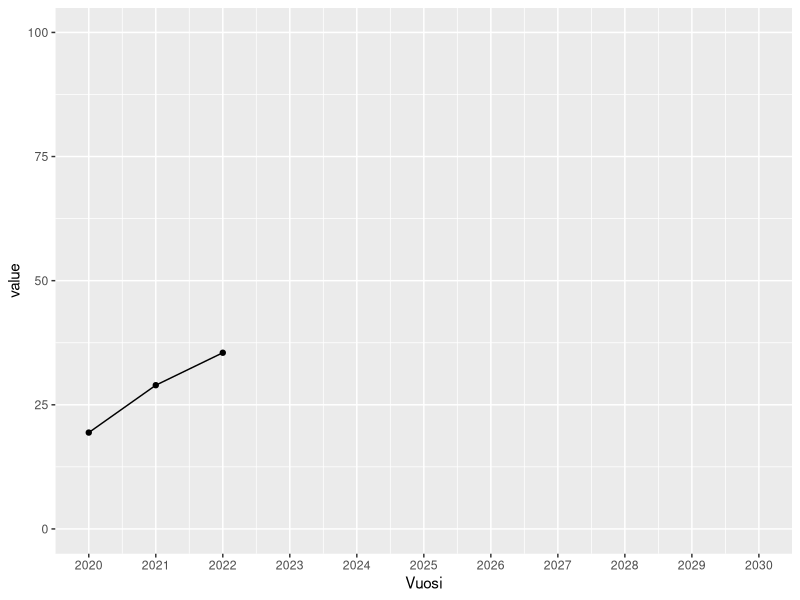
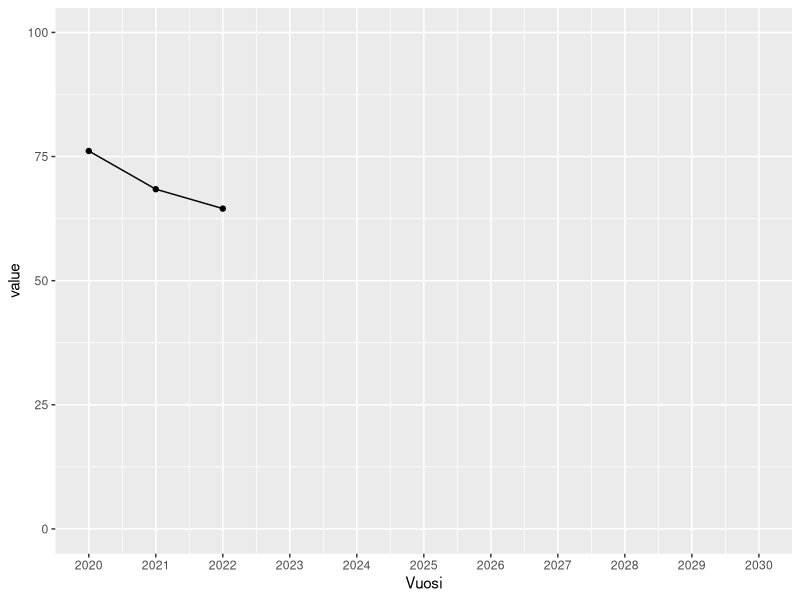
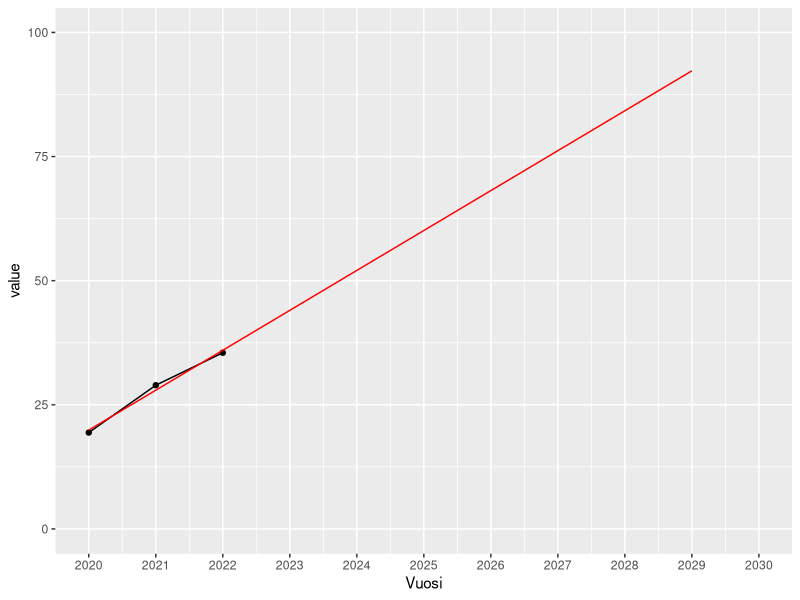
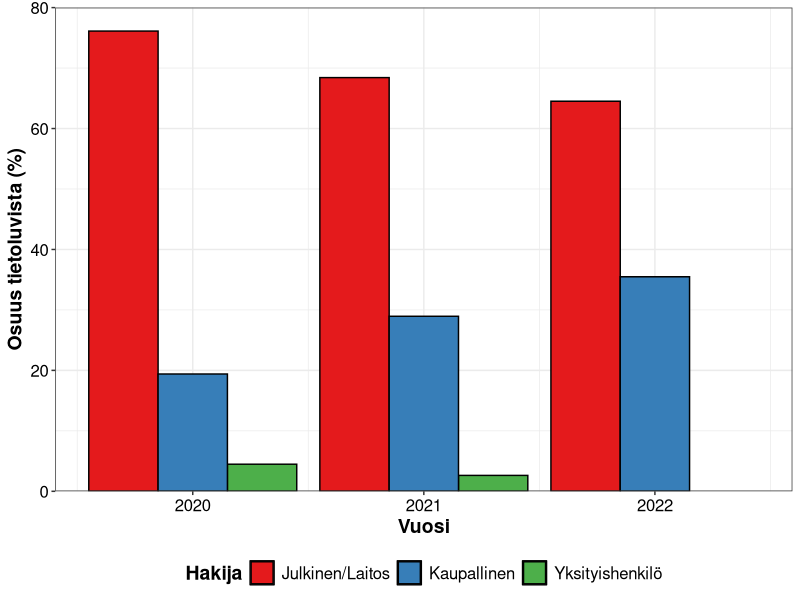
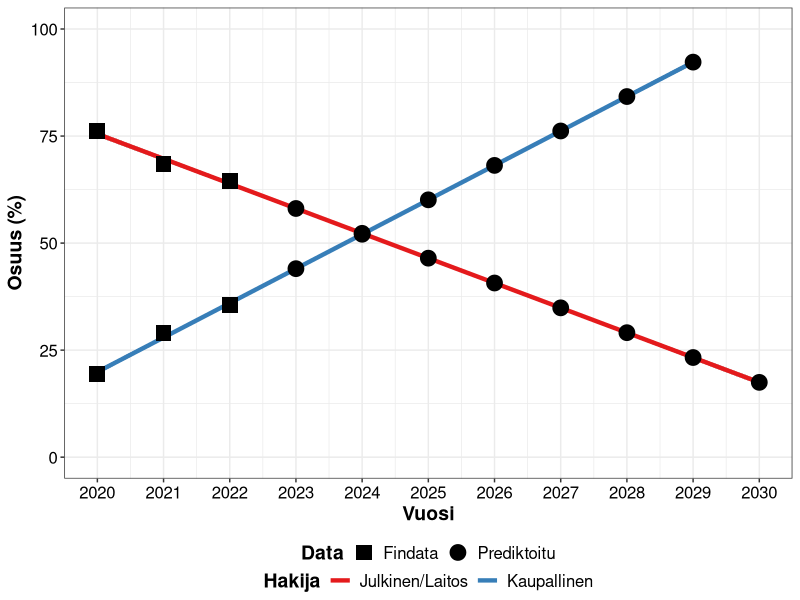
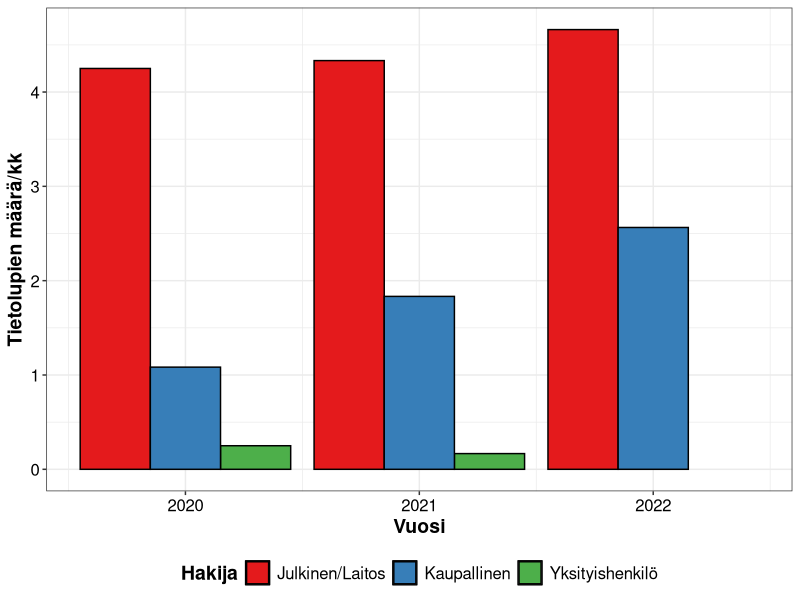

Write R code to recreate these figures, in order.
# Title: Classify the affiliation of Findata applicants
# Date: 08/2022
# Author: Oscar Brück


# Load libraries
library(tidyverse)
library(readxl)
library(reshape2)



# Read data
setwd("/Users/oscarbruck/OneDrive - University of Helsinki/Tutkimus/Projekteja/Findata/")
## Data has been manually calculated from https://findata.fi/luvat/myonnetyt-luvat/
df <- readxl::read_xlsx("./data/findata_tietoluvat.xlsx")


# Modify data
## Wide to long
df1 <- melt(df, id.vars = c("Vuosi", "Kuukausia", "Tietoluvat"))
df1 <- df1 %>% 
  dplyr::mutate(
    ## Proportion per month
                value_mo = ifelse(value == 0, 0, value/Kuukausia),
                ## Proportion per Tietoluvat
                value = ifelse(value == 0, 0, value*100/Tietoluvat),
                ## Source
                variable = factor(variable, levels=c("Julkinen/Laitos", "Kaupallinen", "Yksityishenkilö"))) %>%
  dplyr::rename(Hakija = variable)


#########################################################################################################################################################
######################################### HAKIJA/TIETOLUVAT #############################################################################################
#########################################################################################################################################################


# Plot
png("./results/findata_tietoluvat1.png", width = 6, height = 5, res = 300, units = "in")
ggplot() +
  geom_bar(data = df1, aes(x = Vuosi, y = value, fill = Hakija), stat = "identity", color="black", position=position_dodge()) +
  # geom_bar(data = df1, aes(x = Vuosi, y = value, fill = Hakija), stat = "identity", color="black", position="fill") +
  labs(y="Osuus tietoluvista (%)") +
  scale_y_continuous(limits = c(0,80), expand = c(0, 0)) +
  scale_fill_brewer(palette="Set1") +
  theme_bw() +
  theme(axis.text.x = element_text(size=12, colour = "black"),
        axis.text.y = element_text(size=12, colour = "black"),
        axis.title.y = element_text(size=14, face="bold", colour = "black"),
        axis.title.x = element_text(size=14, face="bold", colour = "black"),
        legend.title = element_text(size=14, face="bold", colour = "black"),
        legend.text = element_text(size=12, colour = "black"),
        legend.key = element_rect(color="black"),
        legend.position = "bottom")
dev.off()



#########################################################################################################################################################
############################################ HAKIJA %/VUOSI LINEAARINEN REGRESSIO  ######################################################################
#########################################################################################################################################################


# Fit a linear regression
df1_oy <- df1 %>%
  dplyr::filter(Hakija == "Kaupallinen")
df1_oy$pred1 <- predict(lm(value ~ Vuosi, data=df1_oy))
df1_js <- df1 %>%
  dplyr::filter(Hakija == "Julkinen/Laitos")
df1_js$pred1 <- predict(lm(value ~ Vuosi, data=df1_js))


# Plot
## Kaupallinen
p_oy <- ggplot(df1_oy, aes(x = Vuosi, y=value)) +
  geom_line() +
  geom_point() +
  scale_x_continuous(limits = c(2020,2030), breaks = c(2020:2030)) +
  scale_y_continuous(limits = c(0,100))
print(p_oy)
## Julkinen/Laitos
p_js <- ggplot(df1_js, aes(x = Vuosi, y=value)) +
  geom_line() +
  geom_point() +
  scale_x_continuous(limits = c(2020,2030), breaks = c(2020:2030)) +
  scale_y_continuous(limits = c(0,100))
print(p_js)



# Extrapolate
## Kaupallinen
pred_oy <- data.frame(Vuosi=2020:2030, Hakija="Kaupallinen")
pred_oy$value <- predict(lm(value ~ Vuosi, data=df1_oy), newdata=pred_oy)
p_oy + geom_line(color="red", data=pred_oy)

## Julkinen/Laitos
pred_js <- data.frame(Vuosi=2020:2030, Hakija="Julkinen/Laitos")
pred_js$value <- predict(lm(value ~ Vuosi, data=df1_js), newdata=pred_js)




# Combine
pred <- rbind(pred_js, pred_oy)
# Replace predicted values (years 2020-2022) by the true values
pred1 <- pred %>%
  dplyr::filter(Vuosi > 2022) %>%
  dplyr::mutate(Data="Prediktoitu") %>%
  dplyr::full_join(df1 %>% dplyr::select(Vuosi, Hakija, value) %>% dplyr::filter(Hakija %in% c("Julkinen/Laitos", "Kaupallinen")) %>% dplyr::mutate(Data="Findata"))


# Plot
png("./results/findata_tietoluvat2.png", width = 6, height = 5, res = 300, units = "in")
ggplot(pred1, aes(x = Vuosi, y=value)) +
  geom_smooth(method = "lm", size = 1.5, aes(color=Hakija)) +
  geom_point(size = 5, aes(shape = Data)) +
  labs(y="Osuus (%)") +
  scale_x_continuous(limits = c(2020, 2030), breaks = c(2020:2030)) +
  scale_y_continuous(limits = c(0, 100)) +
  scale_color_brewer(palette="Set1") +
  scale_shape_manual(values = c(15, 19)) +
  theme_bw() +
  theme(axis.text.x = element_text(size=12, colour = "black"),
        axis.text.y = element_text(size=12, colour = "black"),
        axis.title.y = element_text(size=14, face="bold", colour = "black"),
        axis.title.x = element_text(size=14, face="bold", colour = "black"),
        legend.title = element_text(size=14, face="bold", colour = "black"),
        legend.text = element_text(size=12, colour = "black"),
        legend.box = "vertical",
        legend.position = "bottom",
        legend.margin = margin(),
        legend.spacing.y = unit(0.1, "cm")) +
  guides(color=guide_legend(override.aes=list(fill=NA)))
dev.off()



#########################################################################################################################################################
############################################ HAKIJA %/VUOSI BARPLOT #####################################################################################
#########################################################################################################################################################



# Plot
png("./results/findata_tietoluvat3.png", width = 6, height = 5, res = 300, units = "in")
ggplot() +
  geom_bar(data = df1, aes(x = Vuosi, y = value_mo, fill = Hakija), stat = "identity", color="black", position=position_dodge()) +
  # geom_bar(data = df1, aes(x = Vuosi, y = value_mo, fill = Hakija), stat="identity", color = "black") +
  scale_fill_brewer(palette="Set1") +
  labs(y="Tietolupien määrä/kk") +
  theme_bw() +
  theme(axis.text.x = element_text(size=12, colour = "black"),
        axis.text.y = element_text(size=12, colour = "black"),
        axis.title.y = element_text(size=14, face="bold", colour = "black"),
        axis.title.x = element_text(size=14, face="bold", colour = "black"),
        legend.title = element_text(size=14, face="bold", colour = "black"),
        legend.text = element_text(size=12, colour = "black"),
        legend.key = element_rect(color="black"),
        legend.position = "bottom")
dev.off()